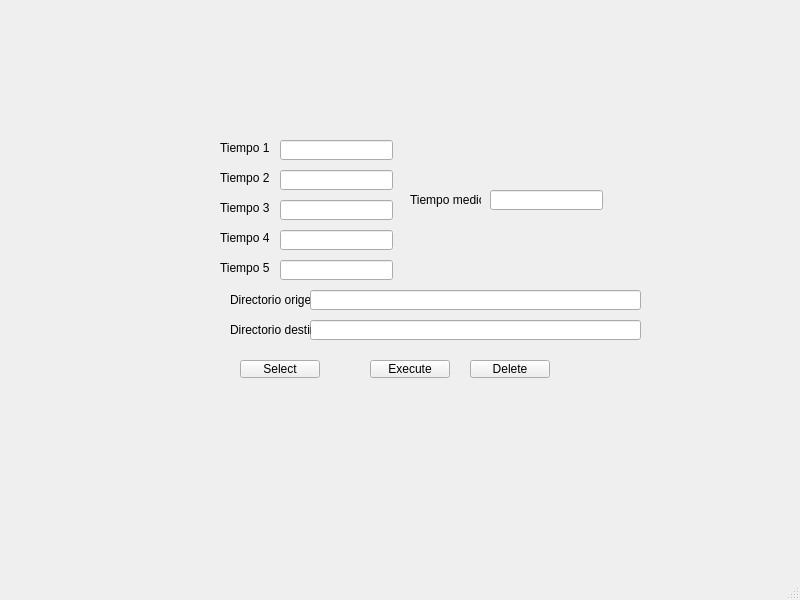
<?xml version="1.0" encoding="UTF-8"?>
<ui version="4.0">
 <class>imagen</class>
 <widget class="QMainWindow" name="imagen">
  <property name="geometry">
   <rect>
    <x>0</x>
    <y>0</y>
    <width>800</width>
    <height>600</height>
   </rect>
  </property>
  <property name="windowTitle">
   <string>MainWindow</string>
  </property>
  <widget class="QWidget" name="centralwidget">
   <widget class="QPushButton" name="pushButton">
    <property name="geometry">
     <rect>
      <x>370</x>
      <y>360</y>
      <width>80</width>
      <height>18</height>
     </rect>
    </property>
    <property name="text">
     <string>Execute</string>
    </property>
   </widget>
   <widget class="QLineEdit" name="t1">
    <property name="geometry">
     <rect>
      <x>280</x>
      <y>140</y>
      <width>113</width>
      <height>20</height>
     </rect>
    </property>
    <property name="readOnly">
     <bool>true</bool>
    </property>
   </widget>
   <widget class="QLabel" name="label_4">
    <property name="geometry">
     <rect>
      <x>220</x>
      <y>230</y>
      <width>51</width>
      <height>16</height>
     </rect>
    </property>
    <property name="text">
     <string>Tiempo 4</string>
    </property>
   </widget>
   <widget class="QPushButton" name="pushButton_3">
    <property name="geometry">
     <rect>
      <x>470</x>
      <y>360</y>
      <width>80</width>
      <height>18</height>
     </rect>
    </property>
    <property name="text">
     <string>Delete</string>
    </property>
   </widget>
   <widget class="QLabel" name="label_8">
    <property name="geometry">
     <rect>
      <x>410</x>
      <y>190</y>
      <width>71</width>
      <height>20</height>
     </rect>
    </property>
    <property name="text">
     <string>Tiempo medio</string>
    </property>
   </widget>
   <widget class="QLabel" name="label_2">
    <property name="geometry">
     <rect>
      <x>220</x>
      <y>170</y>
      <width>51</width>
      <height>16</height>
     </rect>
    </property>
    <property name="text">
     <string>Tiempo 2</string>
    </property>
   </widget>
   <widget class="QLineEdit" name="t5">
    <property name="geometry">
     <rect>
      <x>280</x>
      <y>260</y>
      <width>113</width>
      <height>20</height>
     </rect>
    </property>
    <property name="readOnly">
     <bool>true</bool>
    </property>
   </widget>
   <widget class="QLineEdit" name="t2">
    <property name="geometry">
     <rect>
      <x>280</x>
      <y>170</y>
      <width>113</width>
      <height>20</height>
     </rect>
    </property>
    <property name="readOnly">
     <bool>true</bool>
    </property>
   </widget>
   <widget class="QLabel" name="label_5">
    <property name="geometry">
     <rect>
      <x>220</x>
      <y>260</y>
      <width>51</width>
      <height>16</height>
     </rect>
    </property>
    <property name="text">
     <string>Tiempo 5</string>
    </property>
   </widget>
   <widget class="QLabel" name="label_6">
    <property name="geometry">
     <rect>
      <x>230</x>
      <y>290</y>
      <width>81</width>
      <height>20</height>
     </rect>
    </property>
    <property name="text">
     <string>Directorio origen</string>
    </property>
   </widget>
   <widget class="QPushButton" name="pushButton_2">
    <property name="geometry">
     <rect>
      <x>240</x>
      <y>360</y>
      <width>80</width>
      <height>18</height>
     </rect>
    </property>
    <property name="text">
     <string>Select</string>
    </property>
   </widget>
   <widget class="QLineEdit" name="t5_3">
    <property name="geometry">
     <rect>
      <x>310</x>
      <y>320</y>
      <width>331</width>
      <height>20</height>
     </rect>
    </property>
    <property name="readOnly">
     <bool>true</bool>
    </property>
   </widget>
   <widget class="QLineEdit" name="t5_2">
    <property name="geometry">
     <rect>
      <x>310</x>
      <y>290</y>
      <width>331</width>
      <height>20</height>
     </rect>
    </property>
    <property name="text">
     <string/>
    </property>
    <property name="readOnly">
     <bool>true</bool>
    </property>
   </widget>
   <widget class="QLabel" name="label_7">
    <property name="geometry">
     <rect>
      <x>230</x>
      <y>320</y>
      <width>81</width>
      <height>20</height>
     </rect>
    </property>
    <property name="text">
     <string>Directorio destino</string>
    </property>
   </widget>
   <widget class="QLabel" name="label_3">
    <property name="geometry">
     <rect>
      <x>220</x>
      <y>200</y>
      <width>51</width>
      <height>16</height>
     </rect>
    </property>
    <property name="text">
     <string>Tiempo 3</string>
    </property>
   </widget>
   <widget class="QLineEdit" name="t1_2">
    <property name="geometry">
     <rect>
      <x>490</x>
      <y>190</y>
      <width>113</width>
      <height>20</height>
     </rect>
    </property>
    <property name="readOnly">
     <bool>true</bool>
    </property>
   </widget>
   <widget class="QLineEdit" name="t3">
    <property name="geometry">
     <rect>
      <x>280</x>
      <y>200</y>
      <width>113</width>
      <height>20</height>
     </rect>
    </property>
    <property name="readOnly">
     <bool>true</bool>
    </property>
   </widget>
   <widget class="QLineEdit" name="t4">
    <property name="geometry">
     <rect>
      <x>280</x>
      <y>230</y>
      <width>113</width>
      <height>20</height>
     </rect>
    </property>
    <property name="readOnly">
     <bool>true</bool>
    </property>
   </widget>
   <widget class="QLabel" name="label">
    <property name="geometry">
     <rect>
      <x>220</x>
      <y>140</y>
      <width>51</width>
      <height>16</height>
     </rect>
    </property>
    <property name="text">
     <string>Tiempo 1</string>
    </property>
   </widget>
  </widget>
  <widget class="QMenuBar" name="menubar">
   <property name="geometry">
    <rect>
     <x>0</x>
     <y>0</y>
     <width>800</width>
     <height>17</height>
    </rect>
   </property>
  </widget>
  <widget class="QStatusBar" name="statusbar"/>
 </widget>
 <resources/>
 <connections/>
</ui>
